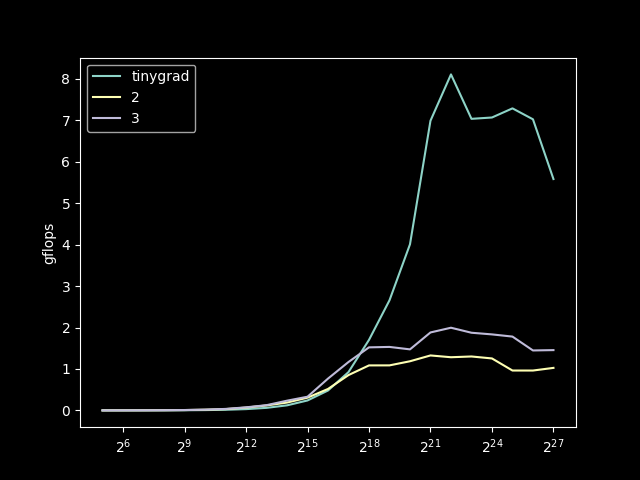

Here is the Python script that generated this plot:
import time
from typing import Callable

import matplotlib.pyplot as plt
import numpy as np
from tinygrad import TinyJit
from tinygrad.device import Device
from tinygrad.tensor import Tensor


def tune(
    func: Callable,
    n: int,
    arg: dict[str, list],
    run: int = 10,
) -> dict:
    best_time, best_pair = float("inf"), None
    rng = np.random.default_rng()
    data = rng.standard_normal(size=(n), dtype=np.float32)

    for k, val in arg.items():
        for v in val:
            kwargs = {"global_size": [1, 1, 1], k: v}

            _time = []
            for _ in range(run):
                st = time.perf_counter()
                func(n, data, **kwargs)
                Device[Device.DEFAULT].synchronize()
                _time.append(time.perf_counter() - st)

            t = np.median(_time)
            if t < best_time:
                best_time = t
                best_pair = {k: v}

    return best_pair


def plot(res: dict):
    plt.style.use("dark_background")
    fig, ax = plt.subplots()
    for name, data in res.items():
        ax.plot(data["n"], data["gflops"], label=name)

    ax.set_xscale("log", base=2)
    ax.set_ylabel("gflops")
    ax.legend(loc="best")

    plt.savefig("perf.png")


def run(kernel):
    arg = {
        "local_size": [[2**i, 1, 1] for i in range(5, 11)],
    }
    n_list = [2**i for i in range(5, 28)]

    arg_tune = {}
    for k in list(kernel.keys()):
        arg_tune[k] = {}
        for n in n_list:
            arg_tune[k][n] = tune(kernel[k], n, arg)

    res = {name: {"n": [], "gflops": []} for name in ["tinygrad"] + list(kernel.keys())}
    num_run = 100

    rng = np.random.default_rng()
    for n in n_list:
        print(f"n {n}")
        op = 5 * n
        data = rng.standard_normal(size=(n), dtype=np.float32)

        @TinyJit
        def tiny_jit(t: Tensor) -> Tensor:
            return t.softmax().realize()

        _time = []
        for _ in range(num_run):
            st = time.perf_counter()
            tiny_out = tiny_jit(Tensor(data)).realize().numpy()
            Device[Device.DEFAULT].synchronize()
            _time.append(time.perf_counter() - st)
        gflops = op / np.median(_time) / 1e9
        res["tinygrad"]["n"].append(n)
        res["tinygrad"]["gflops"].append(gflops)
        print(f"tinygrad {gflops:.2f} gflops")

        for name, func in kernel.items():
            local_size = arg_tune.get(name).get(n).get("local_size")

            _time = []
            for _ in range(num_run):
                st = time.perf_counter()
                out = func(n, data, global_size=[1, 1, 1], local_size=local_size)
                Device[Device.DEFAULT].synchronize()
                _time.append(time.perf_counter() - st)
            np.testing.assert_allclose(out, tiny_out, rtol=1e-5, atol=1e-5)

            gflops = op / np.median(_time) / 1e9
            res[name]["n"].append(n)
            res[name]["gflops"].append(gflops)
            print(f"{name} {gflops:.2f} gflops")

    plot(res)
